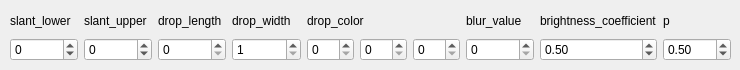
         <widget class="QWidget" name="tab_12">
          <attribute name="title">
           <string>RandomRain</string>
          </attribute>
          <widget class="QWidget" name="gridLayoutWidget_4">
           <property name="geometry">
            <rect>
             <x>10</x>
             <y>10</y>
             <width>721</width>
             <height>51</height>
            </rect>
           </property>
           <layout class="QGridLayout" name="gridLayout_4">
            <item row="0" column="0">
             <widget class="QLabel" name="label_80">
              <property name="text">
               <string>slant_lower</string>
              </property>
             </widget>
            </item>
            <item row="0" column="3">
             <widget class="QLabel" name="label_109">
              <property name="text">
               <string>drop_width</string>
              </property>
             </widget>
            </item>
            <item row="1" column="5">
             <widget class="QSpinBox" name="sb_rr_bv"/>
            </item>
            <item row="1" column="4">
             <layout class="QHBoxLayout" name="horizontalLayout_32">
              <item>
               <widget class="QSpinBox" name="sb_rr_dc0">
                <property name="maximum">
                 <number>255</number>
                </property>
               </widget>
              </item>
              <item>
               <widget class="QSpinBox" name="sb_rr_dc1">
                <property name="maximum">
                 <number>255</number>
                </property>
               </widget>
              </item>
              <item>
               <widget class="QSpinBox" name="sb_rr_dc2">
                <property name="maximum">
                 <number>255</number>
                </property>
               </widget>
              </item>
             </layout>
            </item>
            <item row="1" column="0">
             <widget class="QSpinBox" name="sb_rr_sl">
              <property name="minimum">
               <number>-20</number>
              </property>
              <property name="maximum">
               <number>20</number>
              </property>
             </widget>
            </item>
            <item row="0" column="2">
             <widget class="QLabel" name="label_110">
              <property name="text">
               <string>drop_length</string>
              </property>
             </widget>
            </item>
            <item row="0" column="4">
             <widget class="QLabel" name="label_108">
              <property name="text">
               <string>drop_color</string>
              </property>
             </widget>
            </item>
            <item row="0" column="6">
             <widget class="QLabel" name="label_106">
              <property name="text">
               <string>brightness_coefficient</string>
              </property>
             </widget>
            </item>
            <item row="0" column="1">
             <widget class="QLabel" name="label_83">
              <property name="text">
               <string>slant_upper</string>
              </property>
             </widget>
            </item>
            <item row="1" column="1">
             <widget class="QSpinBox" name="sb_rr_su">
              <property name="minimum">
               <number>-20</number>
              </property>
              <property name="maximum">
               <number>20</number>
              </property>
             </widget>
            </item>
            <item row="1" column="2">
             <widget class="QSpinBox" name="sb_rr_dl">
              <property name="maximum">
               <number>100</number>
              </property>
             </widget>
            </item>
            <item row="0" column="5">
             <widget class="QLabel" name="label_107">
              <property name="text">
               <string>blur_value</string>
              </property>
             </widget>
            </item>
            <item row="1" column="6">
             <widget class="QDoubleSpinBox" name="sb_rr_bc">
              <property name="maximum">
               <double>1.000000000000000</double>
              </property>
              <property name="singleStep">
               <double>0.100000000000000</double>
              </property>
              <property name="value">
               <double>0.500000000000000</double>
              </property>
             </widget>
            </item>
            <item row="1" column="3">
             <widget class="QSpinBox" name="sb_rr_dw">
              <property name="minimum">
               <number>1</number>
              </property>
              <property name="maximum">
               <number>5</number>
              </property>
             </widget>
            </item>
            <item row="0" column="7">
             <widget class="QLabel" name="label_84">
              <property name="text">
               <string>p</string>
              </property>
             </widget>
            </item>
            <item row="1" column="7">
             <widget class="QDoubleSpinBox" name="sb_rr_p">
              <property name="value">
               <double>0.500000000000000</double>
              </property>
             </widget>
            </item>
           </layout>
          </widget>
         </widget>
